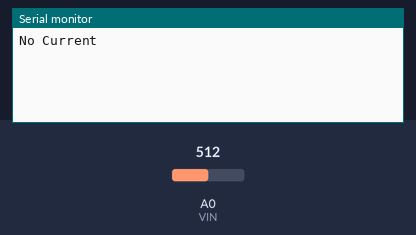
Recording of a sketch running on a simulated ESP8266 (NodeMCU). Parts: the last lines printed to the serial monitor. Inputs (shaded band) come from the test bench; at power-on: A0 (VIN) = 512. WiFi joins after 1.5 s; servers stay silent unless stated.

Above: at 3.0 s.
3.1 s: A0 (VIN) set to 530
At 4.4 s:
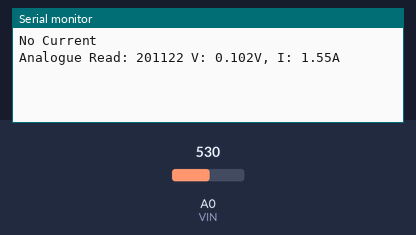
6.3 s: A0 (VIN) set to 716
At 7.6 s:
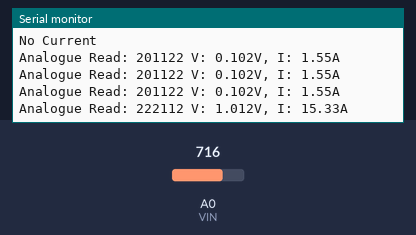

Measured:
- the behaviour switches between 522 and 523 on A0 (VIN) (found by bisection; images 0 and 1)
- after the input at 3.1 s, the serial monitor: prints a new line after 0.70 s (image 1)
- after the input at 6.3 s, the serial monitor: prints a new line after 0.50 s (image 2)

The sketch:

NODEMCU_blynk.ino
```cpp
// (licence header left out)
/* Comment this out to disable prints and save space */
#define BLYNK_PRINT Serial


#include <ESP8266WiFi.h>
#include <BlynkSimpleEsp8266.h>

#define VIN A0
const float VCC   = 5.0;
const int model = 2;
float cutOffLimit = 1.01;
float sensitivity[] ={
          0.185,// for ACS712ELCTR-05B-T
          0.100,// for ACS712ELCTR-20A-T
          0.066// for ACS712ELCTR-30A-T

         };
const float QOV =   0.5 * VCC;
float voltage;

// You should get Auth Token in the Blynk App.
// Go to the Project Settings (nut icon).
char auth[] = "4LrnMs0PkPlgyC6GDKrzBJYLdDZDjmfi";

// Your WiFi credentials.
// Set password to "" for open networks.
char ssid[] = "akash";
char pass[] = "R3F2S5H3A7M5";

BlynkTimer timer;

void setup()
{
  // Debug console
  Serial.begin(9600);

  Blynk.begin(auth, ssid, pass);
  timer.setInterval(1000L, sensordata);
  digitalWrite(5,HIGH);
  digitalWrite(4,HIGH);
  digitalWrite(0,HIGH);
  digitalWrite(2,HIGH);
  // You can also specify server:
  //Blynk.begin(auth, ssid, pass, "blynk-cloud.com", 80);
  //Blynk.begin(auth, ssid, pass, IPAddress(192,168,1,100), 8080);
}

void sensordata()
{
  float voltage_raw =   (5.0 / 1023.0)* analogRead(VIN);
  voltage =  voltage_raw - QOV + 0.012 ;
  float current = voltage / sensitivity[model];
  if(abs(current) > cutOffLimit )
  {
    Serial.print("Analogue Read: ");
    Serial.print(analogRead(VIN),3);  // to get raw analogue value
    Serial.print(" V: ");
    Blynk.virtualWrite(V1, voltage);
    Serial.print(voltage,3);// print voltage with 3 decimal places
    Serial.print("V, I: ");
    Blynk.virtualWrite(V2, current);
    Serial.print(current,2); // print the current with 2 decimal places
    Serial.println("A");
  }
  else
  {
    Serial.println("No Current");
  }
  //delay(500);

}

void loop()
{
  Blynk.run();
  timer.run();
  // You can inject your own code or combine it with other sketches.
  // Check other examples on how to communicate with Blynk. Remember
  // to avoid delay() function!
}
```
